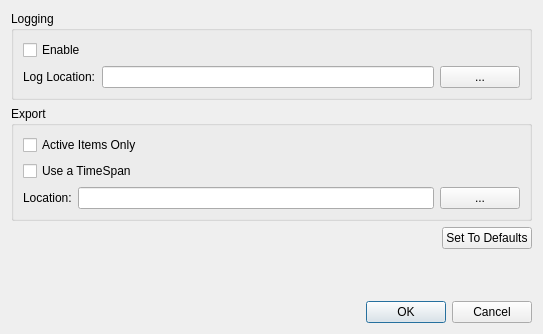
<?xml version="1.0" encoding="UTF-8"?>
<ui version="4.0">
 <class>PreferencesDialogClass</class>
 <widget class="QDialog" name="PreferencesDialogClass">
  <property name="windowModality">
   <enum>Qt::ApplicationModal</enum>
  </property>
  <property name="geometry">
   <rect>
    <x>0</x>
    <y>0</y>
    <width>543</width>
    <height>334</height>
   </rect>
  </property>
  <property name="contextMenuPolicy">
   <enum>Qt::NoContextMenu</enum>
  </property>
  <property name="windowTitle">
   <string>Preferences</string>
  </property>
  <property name="modal">
   <bool>true</bool>
  </property>
  <layout class="QVBoxLayout" name="verticalLayout_2">
   <item>
    <widget class="QGroupBox" name="groupBox">
     <property name="title">
      <string>Logging</string>
     </property>
     <layout class="QVBoxLayout" name="verticalLayout">
      <item>
       <widget class="QCheckBox" name="_loggingCB">
        <property name="text">
         <string>Enable</string>
        </property>
       </widget>
      </item>
      <item>
       <layout class="QHBoxLayout" name="horizontalLayout">
        <item>
         <widget class="QLabel" name="label">
          <property name="text">
           <string>Log Location:</string>
          </property>
         </widget>
        </item>
        <item>
         <widget class="QLineEdit" name="_logLocation"/>
        </item>
        <item>
         <widget class="QPushButton" name="_browseForLogPathButton">
          <property name="text">
           <string>...</string>
          </property>
         </widget>
        </item>
       </layout>
      </item>
     </layout>
    </widget>
   </item>
   <item>
    <widget class="QGroupBox" name="groupBox_2">
     <property name="title">
      <string>Export</string>
     </property>
     <layout class="QVBoxLayout" name="verticalLayout_3">
      <item>
       <widget class="QCheckBox" name="_exportActiveItems">
        <property name="text">
         <string>Active Items Only</string>
        </property>
       </widget>
      </item>
      <item>
       <widget class="QCheckBox" name="_useATimeSpanCheckBox">
        <property name="text">
         <string>Use a TimeSpan</string>
        </property>
       </widget>
      </item>
      <item>
       <layout class="QHBoxLayout" name="horizontalLayout_3">
        <item>
         <widget class="QLabel" name="label_2">
          <property name="text">
           <string>Location:</string>
          </property>
         </widget>
        </item>
        <item>
         <widget class="QLineEdit" name="_exportLocation"/>
        </item>
        <item>
         <widget class="QPushButton" name="_browseForExportPathButton">
          <property name="text">
           <string>...</string>
          </property>
         </widget>
        </item>
       </layout>
      </item>
     </layout>
    </widget>
   </item>
   <item>
    <layout class="QHBoxLayout" name="horizontalLayout_2">
     <item>
      <spacer name="horizontalSpacer">
       <property name="orientation">
        <enum>Qt::Horizontal</enum>
       </property>
       <property name="sizeHint" stdset="0">
        <size>
         <width>40</width>
         <height>20</height>
        </size>
       </property>
      </spacer>
     </item>
     <item>
      <widget class="QPushButton" name="_setToDefaultsButton">
       <property name="text">
        <string>Set To Defaults</string>
       </property>
      </widget>
     </item>
    </layout>
   </item>
   <item>
    <spacer name="verticalSpacer">
     <property name="orientation">
      <enum>Qt::Vertical</enum>
     </property>
     <property name="sizeHint" stdset="0">
      <size>
       <width>20</width>
       <height>40</height>
      </size>
     </property>
    </spacer>
   </item>
   <item>
    <widget class="QDialogButtonBox" name="buttonBox">
     <property name="orientation">
      <enum>Qt::Horizontal</enum>
     </property>
     <property name="standardButtons">
      <set>QDialogButtonBox::Cancel|QDialogButtonBox::Ok</set>
     </property>
    </widget>
   </item>
  </layout>
 </widget>
 <resources/>
 <connections>
  <connection>
   <sender>buttonBox</sender>
   <signal>accepted()</signal>
   <receiver>PreferencesDialogClass</receiver>
   <slot>accept()</slot>
   <hints>
    <hint type="sourcelabel">
     <x>248</x>
     <y>254</y>
    </hint>
    <hint type="destinationlabel">
     <x>157</x>
     <y>274</y>
    </hint>
   </hints>
  </connection>
  <connection>
   <sender>buttonBox</sender>
   <signal>rejected()</signal>
   <receiver>PreferencesDialogClass</receiver>
   <slot>reject()</slot>
   <hints>
    <hint type="sourcelabel">
     <x>316</x>
     <y>260</y>
    </hint>
    <hint type="destinationlabel">
     <x>286</x>
     <y>274</y>
    </hint>
   </hints>
  </connection>
 </connections>
</ui>
